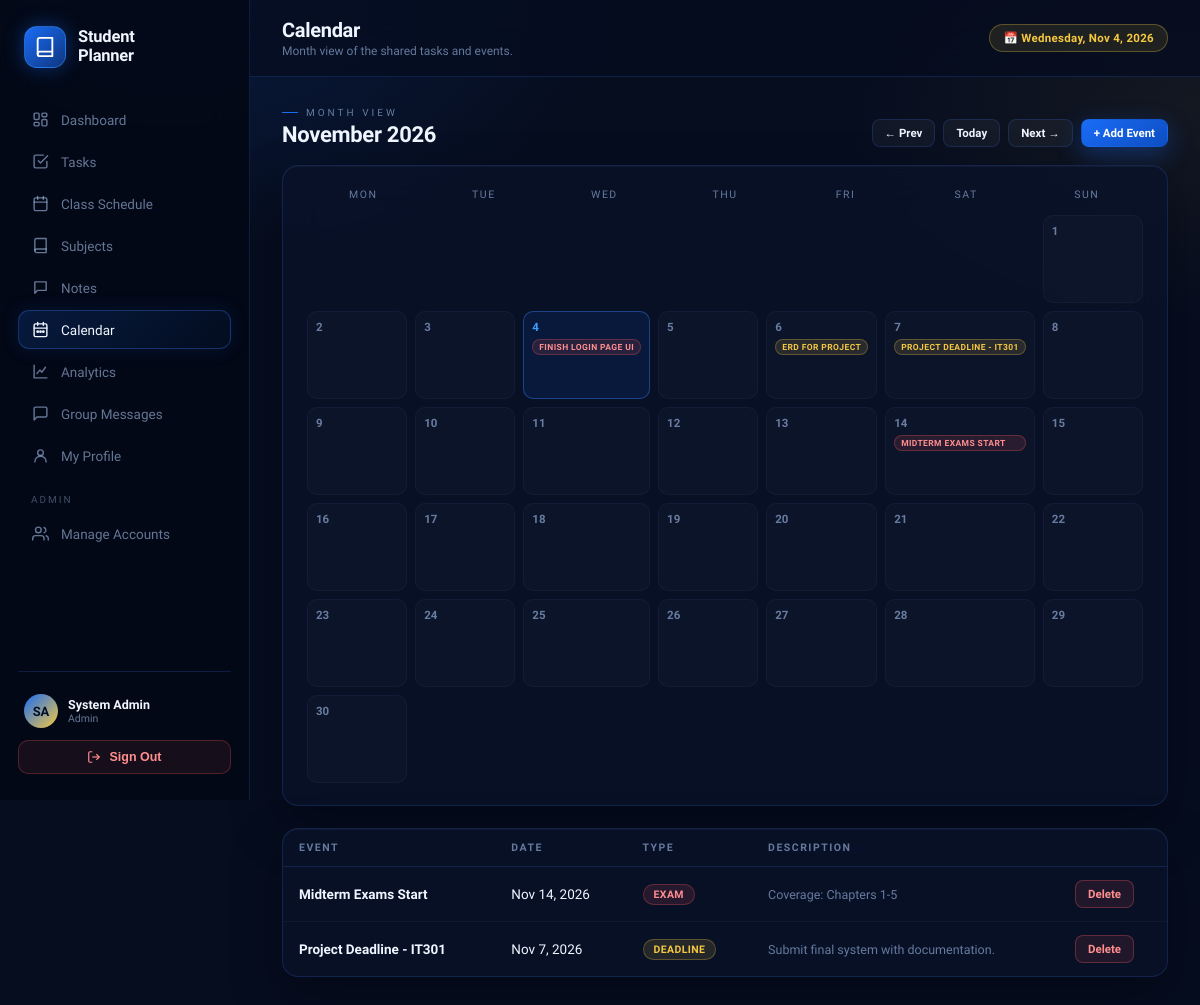
Page /calendar.php (signed in) on the committed database.
### tables this page shows
CREATE TABLE IF NOT EXISTS `tasks` (
  `id`           INT UNSIGNED AUTO_INCREMENT PRIMARY KEY,
  `user_id`      INT UNSIGNED NOT NULL,
  `subject_id`   INT UNSIGNED NULL,
  `title`        VARCHAR(200) NOT NULL,
  `description`  TEXT NULL,
  `due_date`     DATE NULL,
  `due_time`     TIME NULL,
  `priority`     ENUM('low','medium','high') NOT NULL DEFAULT 'medium',
  `status`       ENUM('pending','in_progress','completed') NOT NULL DEFAULT 'pending',
  `created_at`   DATETIME NOT NULL DEFAULT CURRENT_TIMESTAMP,
  `completed_at` DATETIME NULL,
  FOREIGN KEY (`user_id`)    REFERENCES `login_accounts`(`id`) ON DELETE CASCADE,
  FOREIGN KEY (`subject_id`) REFERENCES `subjects`(`id`) ON DELETE SET NULL
);

CREATE TABLE IF NOT EXISTS `events` (
  `id`          INT UNSIGNED AUTO_INCREMENT PRIMARY KEY,
  `user_id`     INT UNSIGNED NOT NULL,
  `title`       VARCHAR(150) NOT NULL,
  `event_date`  DATE NOT NULL,
  `event_type`  ENUM('exam','deadline','holiday','activity','other') NOT NULL DEFAULT 'other',
  `description` TEXT NULL,
  `created_at`  DATETIME NOT NULL DEFAULT CURRENT_TIMESTAMP,
  FOREIGN KEY (`user_id`) REFERENCES `login_accounts`(`id`) ON DELETE CASCADE
);

### calendar.php (the view, shortened to what this page needs)
<?php
require_once __DIR__ . '/core/auth.php';
$month = isset($_GET['m']) ? max(1,min(12,intval($_GET['m']))) : intval(date('n'));
$year  = isset($_GET['y']) ? intval($_GET['y']) : intval(date('Y'));
$first = mktime(0,0,0,$month,1,$year);
$daysInMonth = date('t', $first);
$startWeekday = date('N', $first);
$monthLabel = date('F Y', $first);
$prevM = $month - 1; $prevY = $year; if ($prevM < 1) { $prevM = 12; $prevY--; }
$nextM = $month + 1; $nextY = $year; if ($nextM > 12) { $nextM = 1; $nextY++; }
$monthStart = date('Y-m-01', $first);
$monthEnd   = date('Y-m-t', $first);
$byDay = [];
$tasksRes = mysqli_query($conn, "SELECT id, title, due_date AS d, 'task' AS kind, priority AS meta FROM tasks WHERE due_date BETWEEN '$monthStart' AND '$monthEnd' AND status != 'completed'");
while ($r = mysqli_fetch_assoc($tasksRes)) { $byDay[$r['d']][] = $r; }
$eventsRes = mysqli_query($conn, "SELECT id, title, event_date AS d, 'event' AS kind, event_type AS meta FROM events WHERE event_date BETWEEN '$monthStart' AND '$monthEnd'");
while ($r = mysqli_fetch_assoc($eventsRes)) { $byDay[$r['d']][] = $r; }
$allEventsList = mysqli_query($conn, "SELECT * FROM events ORDER BY event_date DESC LIMIT 30");
$pageTitle = "Calendar";
$pageSub   = $canManage ? "Month view of the shared tasks and events." : "Month view set by your admin/faculty. View only.";
$activeNav = "calendar";
include __DIR__ . '/core/layout_head.php';
?>
<div class="section-head">
  <div>
    <div class="section-eyebrow">Month View</div>
    <div class="section-title"><?php echo $monthLabel; ?></div>
  </div>
  <div class="flex gap-8">
    <a class="btn btn-ghost btn-sm" href="?m=<?php echo $prevM; ?>&y=<?php echo $prevY; ?>">← Prev</a>
    <a class="btn btn-ghost btn-sm" href="?m=<?php echo date('n'); ?>&y=<?php echo date('Y'); ?>">Today</a>
    <a class="btn btn-ghost btn-sm" href="?m=<?php echo $nextM; ?>&y=<?php echo $nextY; ?>">Next →</a>
    <?php if ($canManage): ?>
    <button class="btn btn-primary btn-sm" onclick="openModal('addEventModal')">+ Add Event</button>
    <?php endif; ?>
  </div>
</div>
<div class="card card-pad" style="margin-bottom:22px">
  <div style="display:grid;grid-template-columns:repeat(7,1fr);gap:8px;margin-bottom:8px">
    <?php foreach (['Mon','Tue','Wed','Thu','Fri','Sat','Sun'] as $d): ?>
      <div style="text-align:center;font-size:10.5px;letter-spacing:1.5px;color:var(--muted);text-transform:uppercase;padding-bottom:6px"><?php echo $d; ?></div>
    <?php endforeach; ?>
  </div>
  <div style="display:grid;grid-template-columns:repeat(7,1fr);gap:8px">
    <?php for ($i=1; $i<$startWeekday; $i++): ?>
      <div></div>
    <?php endfor; ?>
    <?php for ($day=1; $day<=$daysInMonth; $day++):
      $dateStr = sprintf('%04d-%02d-%02d', $year, $month, $day);
      $isToday = $dateStr === date('Y-m-d');
      $items = $byDay[$dateStr] ?? [];
    ?>
      <div style="min-height:88px;border-radius:10px;padding:8px;background:<?php echo $isToday?'rgba(26,108,245,.1)':'rgba(255,255,255,.02)'; ?>;border:1px solid <?php echo $isToday?'rgba(60,130,255,.4)':'rgba(90,120,190,.08)'; ?>">
        <div style="font-size:11.5px;font-weight:<?php echo $isToday?'800':'600'; ?>;color:<?php echo $isToday?'var(--glow2)':'var(--muted)'; ?>;margin-bottom:5px"><?php echo $day; ?></div>
        <?php foreach (array_slice($items,0,3) as $it):
          $cls = $it['kind']==='task' ? 'badge pri-'.$it['meta'] : 'badge type-'.$it['meta'];
        ?>
          <div class="<?php echo $cls; ?>" style="display:block;margin-bottom:3px;font-size:8.5px;padding:2px 6px;overflow:hidden;text-overflow:ellipsis;white-space:nowrap" title="<?php echo h($it['title']); ?>"><?php echo h($it['title']); ?></div>
        <?php endforeach; ?>
      </div>
    <?php endfor; ?>
  </div>
</div>
<div class="card">
  <div class="table-wrap">
  <table>
    <thead><tr><th>Event</th><th>Date</th><th>Type</th><th>Description</th><?php if ($canManage): ?><th></th><?php endif; ?></tr></thead>
    <tbody>
    <?php if (mysqli_num_rows($allEventsList) === 0): ?>
      <tr><td colspan="<?php echo $canManage ? 5 : 4; ?>"><div class="empty-state"><div class="empty-title">No events yet</div><div class="empty-sub">Add exams, deadlines, or important dates.</div></div></td></tr>
    <?php else: while ($e = mysqli_fetch_assoc($allEventsList)): ?>
      <tr>
        <td style="font-weight:600"><?php echo h($e['title']); ?></td>
        <td><?php echo date('M j, Y', strtotime($e['event_date'])); ?></td>
        <td><span class="badge type-<?php echo $e['event_type']; ?>"><?php echo h($e['event_type']); ?></span></td>
        <td style="color:var(--muted);font-size:12.5px"><?php echo h($e['description']); ?></td>
        <?php if ($canManage): ?>
        <td>
          <form method="POST" onsubmit="return confirm('Delete this event?');">
            <button type="submit" class="btn btn-danger btn-sm">Delete</button>
          </form>
        </td>
        <?php endif; ?>
      </tr>
    <?php endwhile; endif; ?>
    </tbody>
  </table>
  </div>
</div>
<?php include __DIR__ . '/core/layout_foot.php'; ?>

### core/layout_head.php (shortened to what this page needs)
<?php
$pageTitle  = $pageTitle  ?? 'Dashboard';
$pageSub    = $pageSub    ?? '';
$activeNav  = $activeNav  ?? '';
function navClass($key, $active){ return 'sb-link' . ($key === $active ? ' active' : ''); }
?>
<!DOCTYPE html>
<html lang="en">
<head>
<link rel="stylesheet" href="assets/css/style.css">
</head>
<body>
<div class="app">
  <aside class="sidebar" id="sidebar">
    <div class="sb-brand">
      <div class="sb-brand-ring">
        <svg viewBox="0 0 24 24"><path d="M4 19.5A2.5 2.5 0 0 1 6.5 17H20"/><path d="M6.5 2H20v20H6.5A2.5 2.5 0 0 1 4 19.5v-15A2.5 2.5 0 0 1 6.5 2z"/></svg>
      </div>
      <div>
        <div class="sb-brand-name">Student<br>Planner</div>
      </div>
    </div>
    <nav class="sb-nav">
      <a href="index.php" class="<?php echo navClass('dashboard',$activeNav); ?>">
        <svg viewBox="0 0 24 24"><rect x="3" y="3" width="7" height="9" rx="1.5"/><rect x="14" y="3" width="7" height="5" rx="1.5"/><rect x="14" y="12" width="7" height="9" rx="1.5"/><rect x="3" y="16" width="7" height="5" rx="1.5"/></svg>
        Dashboard
      </a>
      <a href="tasks.php" class="<?php echo navClass('tasks',$activeNav); ?>">
        <svg viewBox="0 0 24 24"><path d="M9 11l3 3L22 4"/><path d="M21 12v7a2 2 0 0 1-2 2H5a2 2 0 0 1-2-2V5a2 2 0 0 1 2-2h11"/></svg>
        Tasks
      </a>
      <a href="schedule.php" class="<?php echo navClass('schedule',$activeNav); ?>">
        <svg viewBox="0 0 24 24"><rect x="3" y="4" width="18" height="18" rx="2"/><path d="M16 2v4M8 2v4M3 10h18"/></svg>
        Class Schedule
      </a>
      <a href="subjects.php" class="<?php echo navClass('subjects',$activeNav); ?>">
        <svg viewBox="0 0 24 24"><path d="M4 19.5A2.5 2.5 0 0 1 6.5 17H20"/><path d="M6.5 2H20v20H6.5A2.5 2.5 0 0 1 4 19.5v-15A2.5 2.5 0 0 1 6.5 2z"/></svg>
        Subjects
      </a>
      <a href="notes.php" class="<?php echo navClass('notes',$activeNav); ?>">
        <svg viewBox="0 0 24 24"><path d="M4 4h16v12H8l-4 4V4z"/></svg>
        Notes
      </a>
      <a href="calendar.php" class="<?php echo navClass('calendar',$activeNav); ?>">
        <svg viewBox="0 0 24 24"><rect x="3" y="4" width="18" height="18" rx="2"/><path d="M16 2v4M8 2v4M3 10h18"/><circle cx="8" cy="15" r="1"/><circle cx="12" cy="15" r="1"/><circle cx="16" cy="15" r="1"/></svg>
        Calendar
      </a>
      <a href="analytics.php" class="<?php echo navClass('analytics',$activeNav); ?>">
        <svg viewBox="0 0 24 24"><path d="M3 3v18h18"/><path d="M7 15l4-5 3 3 5-7"/></svg>
        Analytics
      </a>
      <a href="messages.php" class="<?php echo navClass('chat',$activeNav); ?>">
        <svg viewBox="0 0 24 24"><path d="M21 15a2 2 0 0 1-2 2H7l-4 4V5a2 2 0 0 1 2-2h14a2 2 0 0 1 2 2z"/></svg>
        Group Messages
      </a>
      <a href="profile.php" class="<?php echo navClass('profile',$activeNav); ?>">
        <svg viewBox="0 0 24 24"><circle cx="12" cy="8" r="4"/><path d="M4 21c0-4.4 3.6-8 8-8s8 3.6 8 8"/></svg>
        My Profile
      </a>
      <?php if ($isAdmin): ?>
      <div class="sb-section-label">Admin</div>
      <a href="accounts.php" class="<?php echo navClass('accounts',$activeNav); ?>">
        <svg viewBox="0 0 24 24"><circle cx="9" cy="7" r="4"/><path d="M1 21v-2a4 4 0 0 1 4-4h8a4 4 0 0 1 4 4v2"/><path d="M17 3.5a4 4 0 0 1 0 7.5M23 21v-2a4 4 0 0 0-3-3.9"/></svg>
        Manage Accounts
      </a>
      <?php endif; ?>
    </nav>
    <div class="sb-foot">
      <a href="profile.php" class="sb-user-link">
        <div class="sb-user">
          <?php echo renderAvatar($user['name'], $user['avatar_path'] ?? null, 'sb-user-av'); ?>
          <div>
            <div class="sb-user-name"><?php echo h($user['name']); ?></div>
            <div class="sb-user-role"><?php echo h($user['role']); ?></div>
          </div>
        </div>
      </a>
      <form method="POST" action="logout.php">
        <button type="submit" class="sb-logout">
          <svg width="14" height="14" viewBox="0 0 24 24" fill="none" stroke="currentColor" stroke-width="2"><path d="M9 21H5a2 2 0 0 1-2-2V5a2 2 0 0 1 2-2h4"/><polyline points="16 17 21 12 16 7"/><line x1="21" y1="12" x2="9" y2="12"/></svg>
          Sign Out
        </button>
      </form>
    </div>
  </aside>
  <div class="main">
    <div class="topbar">
      <div class="flex items-center gap-10">
        <div>
          <div class="tb-title"><?php echo h($pageTitle); ?></div>
          <?php if ($pageSub): ?><div class="tb-sub"><?php echo h($pageSub); ?></div><?php endif; ?>
        </div>
      </div>
      <div class="tb-right">
        <span class="pill gold">📅 <?php echo date('l, M j, Y'); ?></span>
      </div>
    </div>
    <div class="content">

### core/auth.php (shortened to what this page needs)
<?php
require_once __DIR__ . '/../db.php';
$user    = $_SESSION['sp_user'];
$userId  = intval($user['id']);
mysqli_query($conn, "UPDATE login_accounts SET last_seen = NOW(), is_online = 1 WHERE id = $userId");
mysqli_query($conn, "UPDATE login_accounts SET is_online = 0 WHERE last_seen < DATE_SUB(NOW(), INTERVAL 3 MINUTE)");
$chk = mysqli_fetch_assoc(mysqli_query($conn, "SELECT id, is_approved, name, role, avatar_path FROM login_accounts WHERE id=$userId"));
$user = $_SESSION['sp_user'];
$isAdmin = ($user['role'] === 'admin');
$canManage = $isAdmin || ($user['role'] === 'faculty');
function renderAvatar($name, $avatarPath, $class = ''){
    return '<div class="' . h($class) . '">' . h(initials($name)) . '</div>';
}
function initials($name){
    $parts = preg_split('/\s+/', trim($name));
    $ini = '';
    foreach (array_slice($parts,0,2) as $p) { if ($p !== '') $ini .= mb_strtoupper(mb_substr($p,0,1)); }
    return $ini ?: 'S';
}
function h($v){ return htmlspecialchars($v ?? '', ENT_QUOTES, 'UTF-8'); }

### rows in the picture
tasks: title "FINISH LOGIN PAGE UI"
tasks: title "ERD FOR PROJECT"
events: title "PROJECT DEADLINE - IT301", title "Project Deadline - IT301", event_date "Nov 7, 2026", event_type "DEADLINE", description "Submit final system with documentation."
events: title "MIDTERM EXAMS START", title "Midterm Exams Start", event_date "Nov 14, 2026", event_type "EXAM", description "Coverage: Chapters 1-5"

### other values in the picture
initials($name) "SA"
$user['name'] "System Admin"
$user['role'] "Admin"
$pageTitle "Calendar"
$pageSub "Month view of the shared tasks and events."
$monthLabel "November 2026"
$d "MON"
$d "TUE"
$d "WED"
$d "THU"
$d "FRI"
$d "SAT"
$d "SUN"
